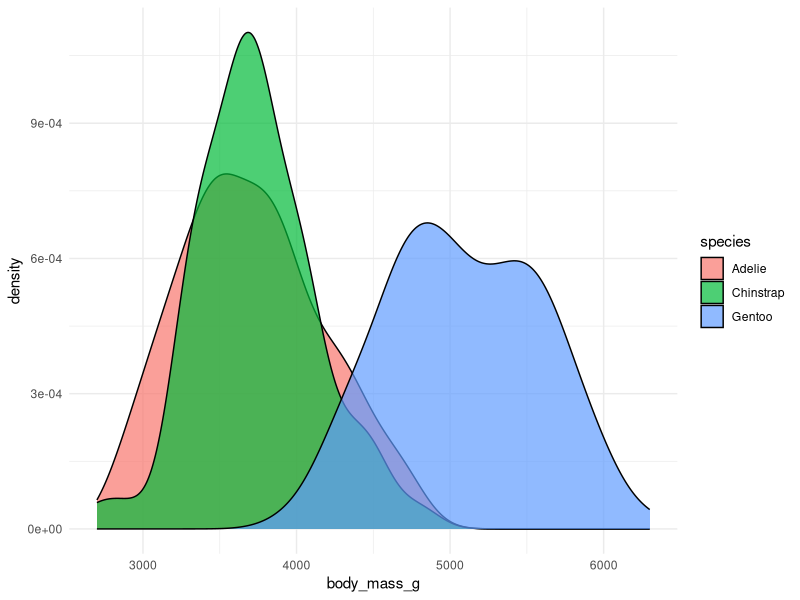
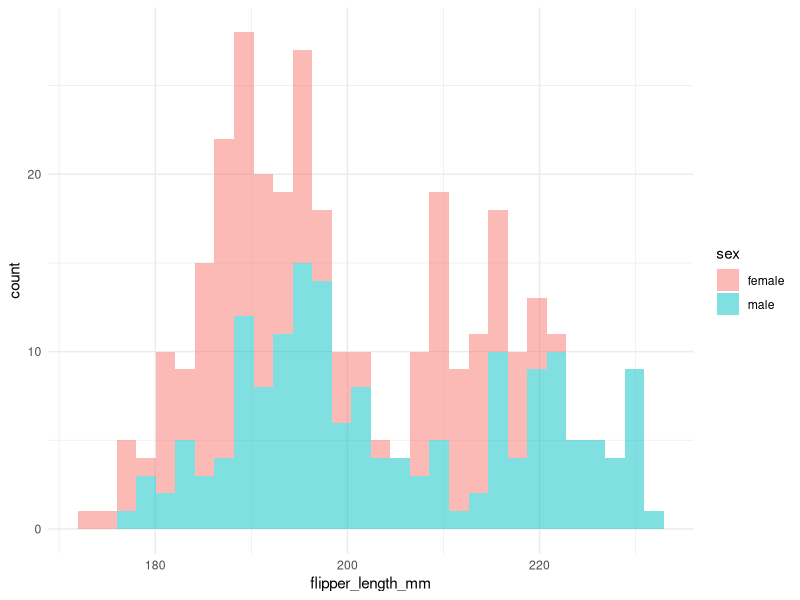

Generate these figures, in order, with R:
# coded by: Nan Nourn
# date: 2025-12-07

# packages
library(tidyverse)
library(palmerpenguins)
library(here)
here()
theme_set(theme_minimal())

# load dataset
penguins <- palmerpenguins::penguins
penguins <- penguins |> drop_na()

# simple graphs
# compare mass between species
penguins |> 
  ggplot(aes(x = body_mass_g, fill = species)) +
  geom_density(alpha = 0.7)
# compare flipper length between sex
penguins |> 
  ggplot(aes(x = flipper_length_mm, fill = sex)) +
  geom_histogram(alpha = 0.5)

